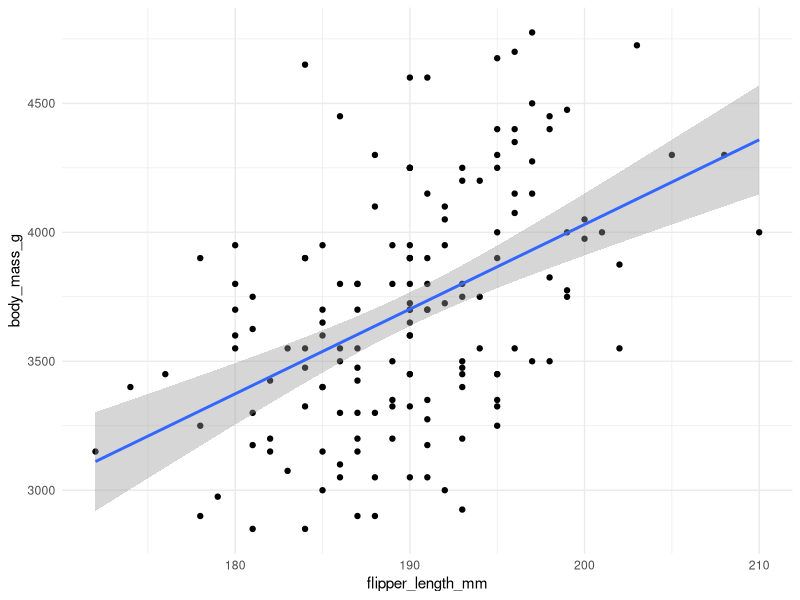
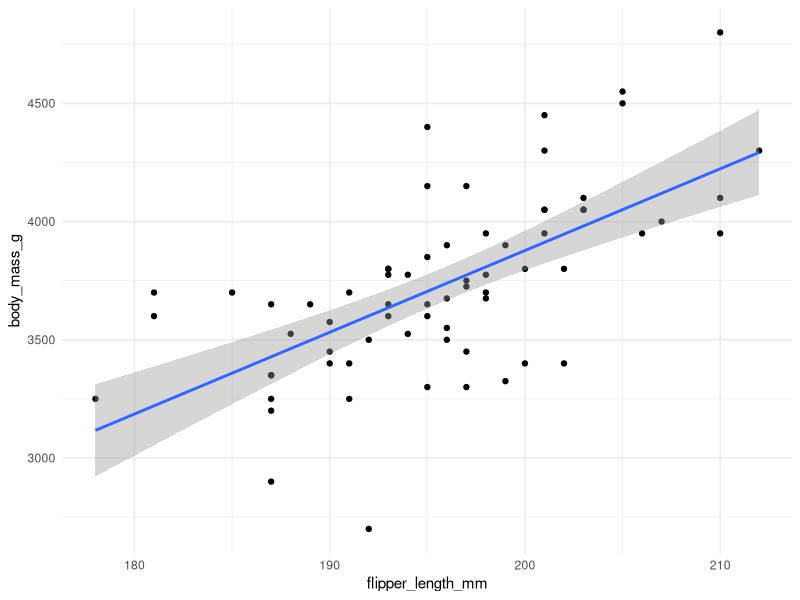
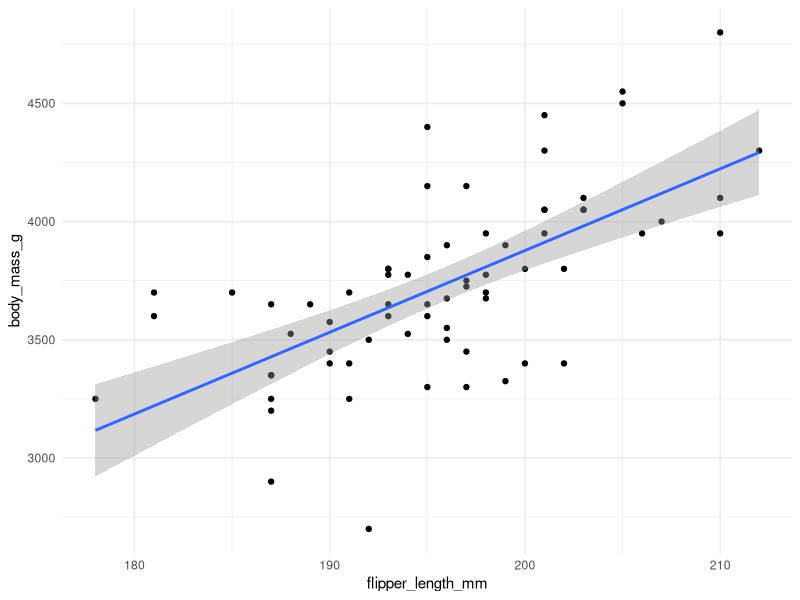
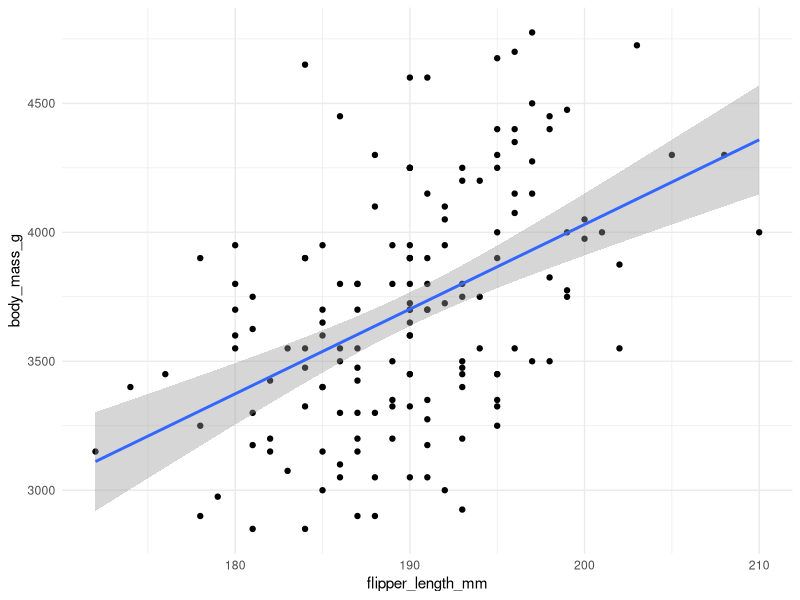
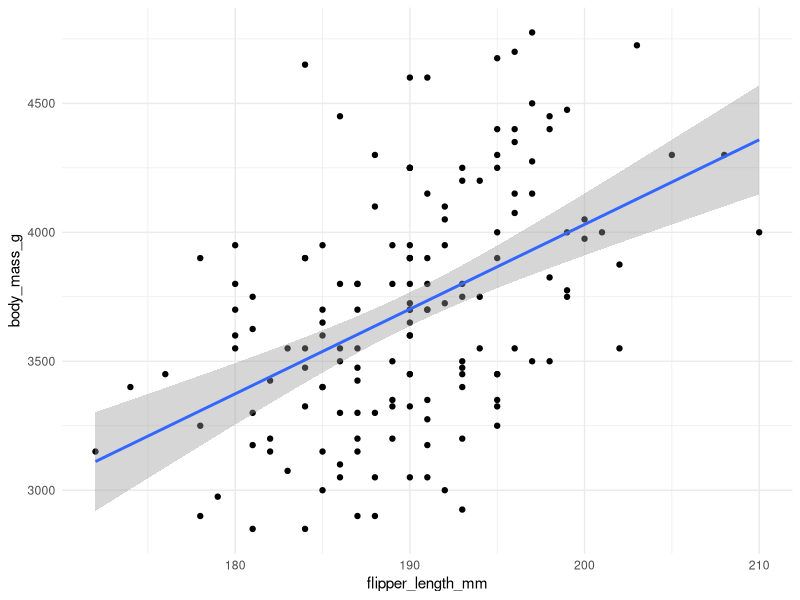
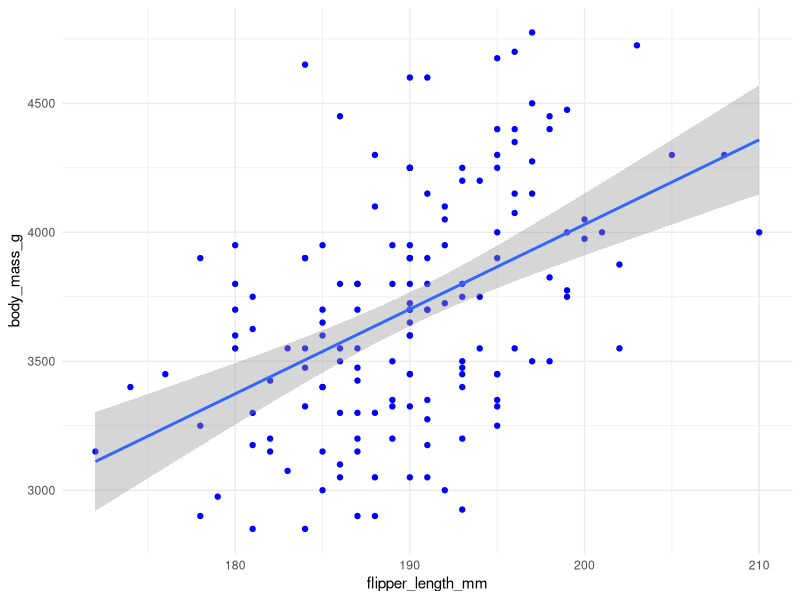
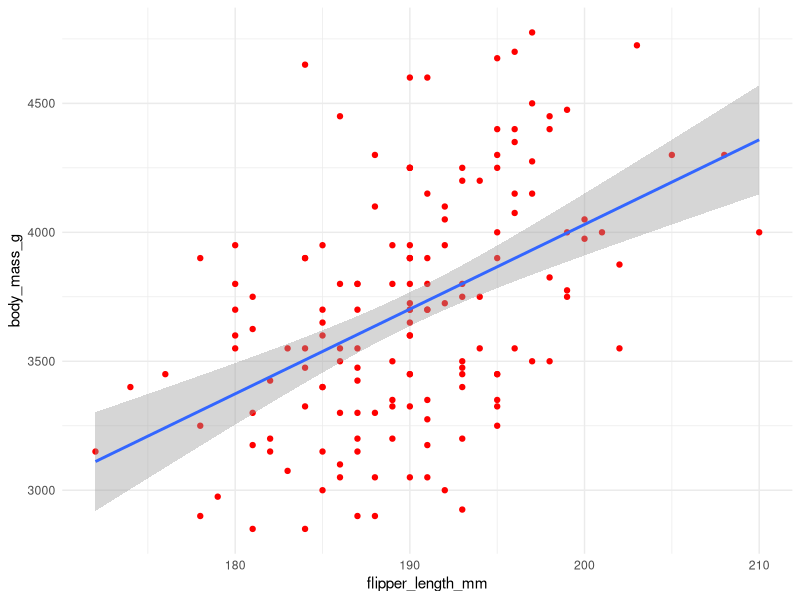

Source code (R) for these figures, in order: (Note: this script raises an error after producing the figures.)
## ---- chunk 1
#| label: setup
#| include: false
#| eval: true
library(tidyverse)
library(palmerpenguins)
## ---- chunk 2
#| label: messy_script
library(tidyverse)
library(palmerpenguins)

# Adelie species
adelie <- filter(penguins, species == "Adelie")
ggplot(adelie, aes(flipper_length_mm, body_mass_g)) +
  geom_point() +
  geom_smooth(method = "lm") +
  theme_minimal()

# Chinstrap species
chinstrap <- filter(penguins, species == "Chinstrap")
ggplot(chinstrap, aes(flipper_length_mm, body_mass_g)) +
  geom_point() +
  geom_smooth(method = "lm") +
  theme_minimal()

# Gentoo species
gentoo <- filter(penguins, species == "Chinstrap")
ggplot(gentoo, aes(flipper_length_mm, body_mass_g)) +
  geom_point() +
  geom_smooth(method = "lm") +
  theme_minimal()
## ---- chunk 3
#| label: function_example
#| eval: true
add_numbers <- function(x, y) {
  x + y
}

add_numbers(1, 1)
add_numbers(x = 1, y = 1)
## ---- chunk 4
adelie <- filter(penguins, species == "Adelie")
ggplot(adelie, aes(flipper_length_mm, body_mass_g)) +
  geom_point() +
  geom_smooth(method = "lm") +
  theme_minimal()
## ---- chunk 5
# generic penguin function
plot_penguins <- function(data) {
  ggplot(data, aes(flipper_length_mm, body_mass_g)) +
    geom_point() +
    geom_smooth(method = "lm") +
    theme_minimal()
}
# apply the function to the Adelie data
adelie <- filter(penguins, species == "Adelie")
plot_penguins(adelie)
## ---- chunk 6
# Define a default color for penguin data points
plot_penguins <- function(data, point_color = "blue") {
  ggplot(data, aes(flipper_length_mm, body_mass_g)) +
    geom_point(color = point_color) +
    geom_smooth(method = "lm") +
    theme_minimal()
}
# Call the function with the default blue color
plot_penguins(adelie)
# Call the function with a custom color
plot_penguins(adelie, point_color = "red")
## ---- chunk 7
sqrt(1)
sqrt(2)
sqrt(3)
## ---- chunk 8
# for loop
for (x in 1:3) {
  sqrt(x)
}

# Functions from the apply family
lapply(1:3, sqrt) # a list
sapply(1:3, sqrt) # a vector
## ---- chunk 9
# x: a list or vector to iterate over
# f: a function to apply to each element of x
map(x, f)
## ---- chunk 10
#| label: map_example
#| eval: true
# The map function always returns its result as a list
library(purrr)
map(1:3, sqrt)
## ---- chunk 11
# round the number pi to a different number of digits
round(pi, digits = 1)
round(pi, digits = 2)
round(pi, digits = 3)
## ---- chunk 12
# iterator is passed to the first argument not as `digits`
map(1:3, round)
## ---- chunk 13
map(1:3, \(x) round(pi, digits = x))
# same as
map(1:3, function(x) round(pi, digits = x))
## ---- chunk 14
# return result as list (always works)
map(1:3, sqrt)
# return results as double vector (only works if results are single numbers)
map_dbl(1:3, sqrt)
## ---- chunk 15
#| eval: true
# split the penguins data into a named list of data frames, one per species
by_species <- split(penguins, penguins$species)

names(by_species)        # "Adelie" "Chinstrap" "Gentoo"
by_species[["Adelie"]]   # each element is a data frame
## ---- chunk 16
plots <- map(by_species, plot_penguins)
# Look at one individual plot
plots[["Adelie"]]
## ---- chunk 17
plots <- penguins |>
  split(penguins$species) |>
  map(plot_penguins)
## ---- chunk 18
# Create all plots and save them in a list -> results we want back
plots <- penguins |>
  split(penguins$species) |>
  map(plot_penguins)

# Take the list of plots and print them -> side effect we want (the printing)
walk(plots, print)              # draw each plot
## ---- chunk 19
# Walk 2 iterates over 2 inputs (x, y) in parallel
walk2(plots, names(plots), function(x, y) {ggsave(
  here("plots", paste0(y, ".png")), x
)})
